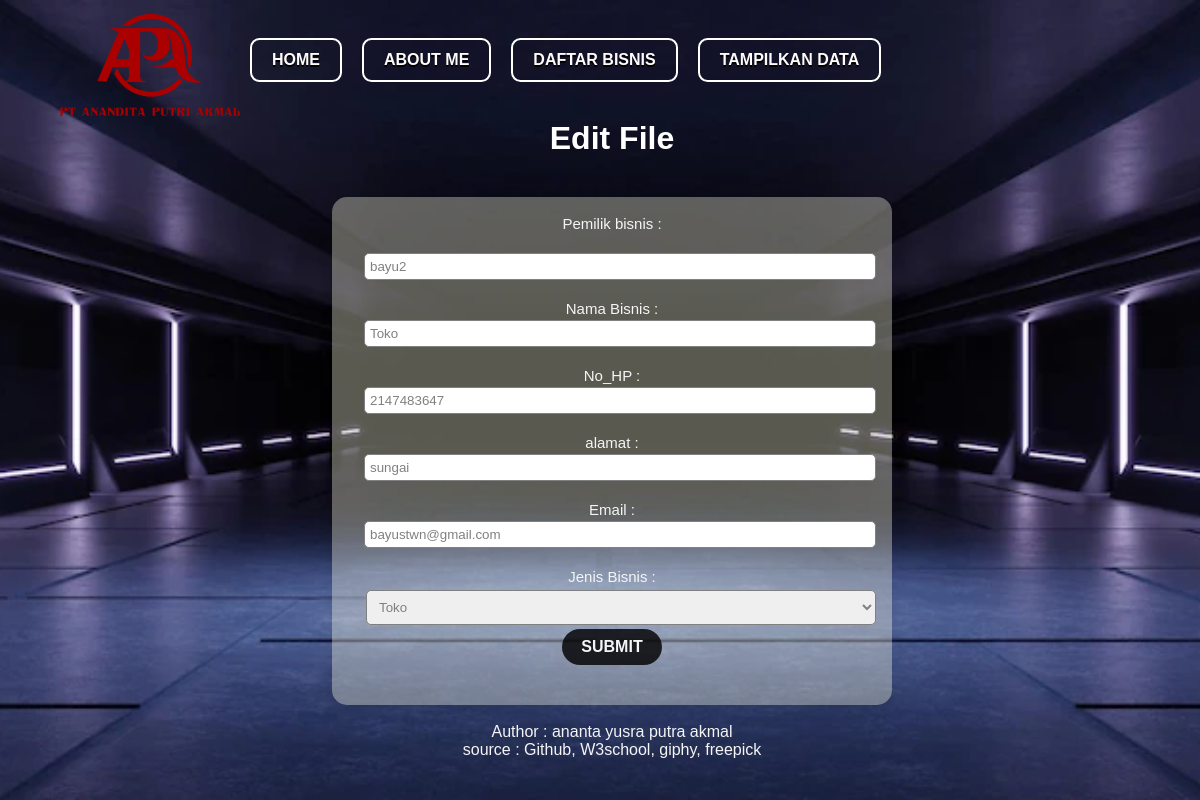
/edit.php?id=11, run on the app's committed database.
### tables this page shows
CREATE TABLE `pendaftaran_bisnis` (
  `id` int(11) NOT NULL,
  `pemilik_bisnis` varchar(30) NOT NULL,
  `nama_bisnis` varchar(30) NOT NULL,
  `telpon` int(20) NOT NULL,
  `alamat` varchar(50) NOT NULL,
  `email` varchar(30) NOT NULL,
  `jenis_bisnis` varchar(30) NOT NULL
);

### edit.php (the view, shortened to what this page needs)
<?php
require 'myadmin.php';
if (isset($_GET['id'])) {
    $id = $_GET['id'];
    $result = mysqli_query($db, "SELECT * FROM pendaftaran_bisnis WHERE id= '$id'");
    $row = mysqli_fetch_array($result);
}
?>
<!DOCTYPE html>
<html lang="en">
<head>
    <link rel="stylesheet" type="text/css" href="tampilan.css?v2">
</head>
<body border="1" align="center">
    <div class="backround">
        <div class="header">
            <img src="image/apa.png" class="logo">
            <button class="btn fourth"> <a href="./index.php">home</a></button>
            <button class="btn fourth"> <a href="./me.php">about me</a></button>
            <button class="btn fourth"> <a href="daftar_bisnis.php">Daftar Bisnis</a></button>
            <button class="btn fourth"> <a href="data.php">tampilkan data</a></button>
        </div>
        <div style="display: flex; align-items: center; flex-direction: column;">
            <h1 class="text-h1" align="center">Edit File</h1>
            <div class="box"><br>
                <form action="edit.php" method="post">
                    <label for="">Pemilik bisnis :</label><br><br>
                    <input type="text" name="pemilik_bisnis" value=<?= isset($row) ?  $row['pemilik_bisnis'] : '' ?>><br><br>
                    <label for="">Nama Bisnis :</label><br>
                    <input type="text" name="nama_bisnis" value=<?= isset($row) ?  $row['nama_bisnis'] : '' ?>><br><br>
                    <label for="">No_HP :</label><br>
                    <input type="text" name="telpon" value=<?= isset($row) ?  $row['telpon'] : '' ?>><br><br>
                    <label for="">alamat :</label><br>
                    <input type="text" name="alamat" value=<?= isset($row) ?  $row['alamat'] : '' ?>><br><br>
                    <label for="">Email :</label><br>
                    <input type="email" name="email" value=<?= isset($row) ?  $row['email'] : '' ?>><br><br>
                    <label for="">Jenis Bisnis :</label><br>
                    <select type="text" name="jenis_bisnis" value=<?= isset($row) ?  $row['jenis_bisnis'] : '' ?>><br><br>
                        <option>Toko</option>
                        <input type="submit" name="kirim" id="submit" class="btn btn-primary deep-purple btn-block"></input>
            </div>
            <footer>
                <br>
                <p style="color: whitesmoke ;">Author : ananta yusra putra akmal</p>
                <p style="color: whitesmoke ;">source : Github, W3school, giphy, freepick </p>
            </footer>
</body>
</html>

### tampilan.css (style rules this page uses)
* { margin: 0; padding: 0; font-family: 'Poppins', sans-serif; }
.backround { height: 100vh; width: 100%; background-image: url(image/bisnis3.webp); background-position: center; background-size: cover; padding-right: 3%; padding-left: 5%; box-sizing: border-box; position: relative; }
.header { width: 100%; height: 15vh; display: flex; align-items: center; }
.logo { width: 180px; margin-top: 10px; }
a { color: #fffbfb; text-decoration: none; text-shadow: 0px 2px 0px #000000; }
.btn { box-sizing: border-box; background-color: transparent; border: 2px solid #e74c3c; border-radius: 0.6em; color: #e74c3c; cursor: pointer; align-self: center; font-size: 1rem; font-weight: 100; line-height: 1; margin: 10px; padding: 12px 20px; text-decoration: none; text-align: center; text-transform: uppercase; font-family: 'Montserrat', sans-serif; font-weight: 700; }
.fourth { border-color: #ffffff; color: #fff; background-image: linear-gradient(45deg, #00424f 50%, transparent 50%); background-position: 100%; background-size: 400%; transition: background 300ms ease-in-out; }
.box { width: 500px; background: white; border-radius: 15px; box-shadow: 0 10px 15px rgba(0, 0, 0, 0.1); background: rgba(245, 245, 220, 0.365); padding-left: 30px; padding-right: 30px; padding-bottom: 30px; }
input { position: relative; width: 100%; margin: 2px; padding: 5px; border-radius: 5px; border: 1px solid gray; color: grey; }
select { width: 102%; margin: 4px; border: none; outline: none; padding: 8px; border-radius: 5px; border: 1px solid gray; color: grey; }
label { font-size: 15px; color: whitesmoke; padding-top: 10px; padding-bottom: 40px; font-family: 'Poppins', sans-serif; }
#submit { position: relative; border-radius: 30px; background-color: rgba(0, 0, 0, 0.817); width: 100px; margin-top: 0px; color: whitesmoke; border : none; padding : 10px; }
h1 { color : white; margin-bottom : 40px; }

### data on the page
pendaftaran_bisnis: pemilik_bisnis "bayu2", nama_bisnis "Toko", telpon "2147483647", alamat "sungai", email "bayustwn@gmail.com", jenis_bisnis "Toko"
